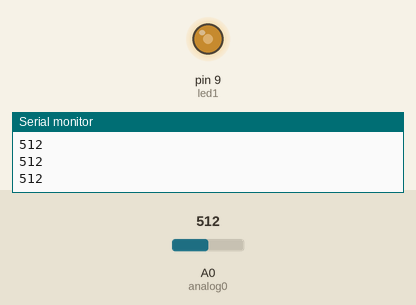
A sketch run on a simulated Arduino Uno, built with avr-gcc and run on an emulated ATmega328P. Parts: output pins drawn as LEDs (lit = HIGH), the last lines printed to the serial monitor. The inputs (shaded band) are chosen by the test bench; at power-on: A0 (analog0) = 512.

Above: at 1.2 s.
1.3 s: A0 (analog0) set to 716
At 2.6 s:
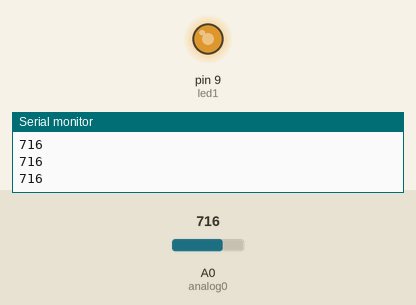
2.9 s: A0 (analog0) set to 900
At 4.0 s:
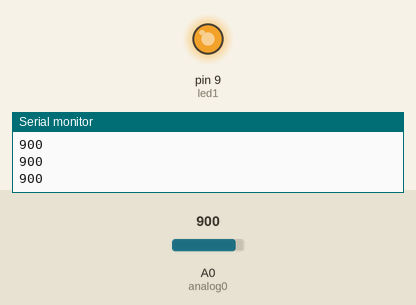
4.5 s: A0 (analog0) set to 122
At 5.3 s:
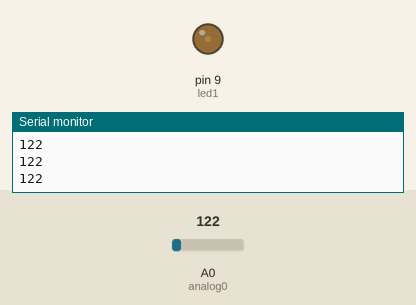
6.1 s: A0 (analog0) set to 0
At 6.6 s:
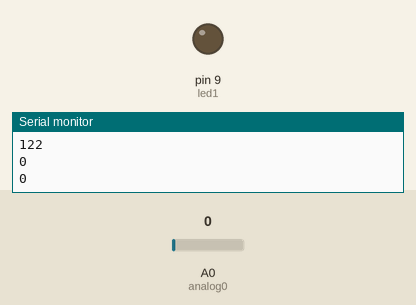
Timing chart, 0 to 8.7 s (numbered marks = the images above; inputs shaded):
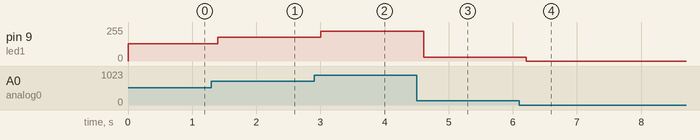

The sketch:

20181126_ex02.ino
```cpp
#define analog0 0
#define led1 9
int analogvalue = 0 ;
void setup() {
  // put your setup code here, to run once:
    Serial.begin(9600) ;
    Serial.println("Program Start") ;
}
void loop() {
  // put your main code here, to run repeatedly:
  analogvalue = analogRead(analog0) ;
   Serial.println(analogvalue) ;
   analogWrite(led1,analogvalue/4) ;
   delay(200) ;
}
```

Measured:
- after the input at 1.3 s, pin 9 (led1): 128/255 → 179/255 after 0.10 s
- after the input at 2.9 s, pin 9 (led1): 179/255 → 225/255 after 0.11 s
- after the input at 4.5 s, pin 9 (led1): 225/255 → 30/255 after 0.11 s
- after the input at 6.1 s, pin 9 (led1): 30/255 → 0/255 after 0.11 s
